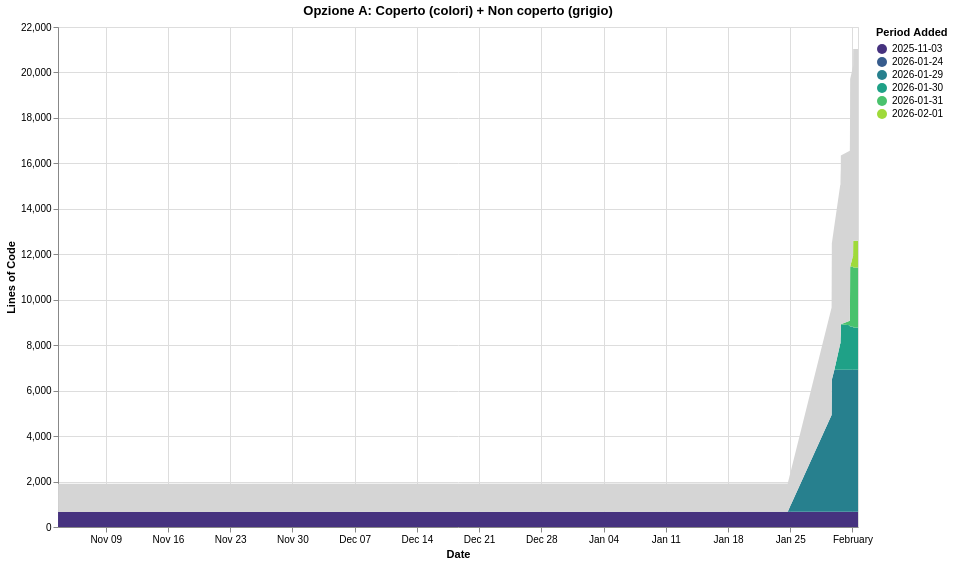

Here is the Vega-Lite specification saved for this chart:
### Vega-Lite specification from a JSON file in a GitHub repository (floating-point values rounded to 4 significant figures; data arrays with more than 128 entries replaced by an {"elided": "..."} marker saying what was removed)
{"$schema": "https://vega.github.io/schema/vega-lite/v5.json", "title": "Opzione A: Coperto (colori) + Non coperto (grigio)", "width": 800, "height": 500, "layer": [{"data": {"values": {"elided": "144 records"}}, "mark": {"type": "area"}, "encoding": {"x": {"field": "commit_date", "type": "temporal", "title": "Date"}, "y": {"field": "line_count", "type": "quantitative", "title": "Lines of Code", "stack": true}, "color": {"field": "period", "type": "ordinal", "scale": {"scheme": "viridis"}, "title": "Period Added"}, "order": {"field": "period", "sort": "ascending"}}}, {"data": {"values": [{"commit_date": "2025-11-03T15:10:11", "covered_total": 0, "total": 1}, {"commit_date": "2025-11-03T15:22:39", "covered_total": 0, "total": 1}, {"commit_date": "2025-11-03T15:23:25", "covered_total": 660, "total": 1886}, {"commit_date": "2025-11-03T15:29:04", "covered_total": 660, "total": 1886}, {"commit_date": "2025-11-03T15:41:37", "covered_total": 665, "total": 1900}, {"commit_date": "2026-01-24T17:11:11", "covered_total": 674, "total": 1918}, {"commit_date": "2026-01-29T15:42:43", "covered_total": 4933, "total": 9663}, {"commit_date": "2026-01-29T16:16:49", "covered_total": 6325, "total": 12193}, {"commit_date": "2026-01-29T16:17:34", "covered_total": 6481, "total": 12477}, {"commit_date": "2026-01-29T23:11:51", "covered_total": 6918, "total": 13271}, {"commit_date": "2026-01-30T15:06:07", "covered_total": 8078, "total": 15056}, {"commit_date": "2026-01-30T15:07:36", "covered_total": 8080, "total": 15059}, {"commit_date": "2026-01-30T15:41:43", "covered_total": 8079, "total": 15059}, {"commit_date": "2026-01-30T15:42:19", "covered_total": 8200, "total": 15245}, {"commit_date": "2026-01-30T15:47:25", "covered_total": 8200, "total": 15245}, {"commit_date": "2026-01-30T15:49:54", "covered_total": 8259, "total": 15335}, {"commit_date": "2026-01-30T15:52:03", "covered_total": 8294, "total": 15390}, {"commit_date": "2026-01-30T16:00:16", "covered_total": 8337, "total": 15455}, {"commit_date": "2026-01-30T16:23:26", "covered_total": 8480, "total": 15675}, {"commit_date": "2026-01-30T16:32:06", "covered_total": 8509, "total": 15720}, {"commit_date": "2026-01-30T16:32:27", "covered_total": 8693, "total": 16003}, {"commit_date": "2026-01-30T16:35:56", "covered_total": 8735, "total": 16068}, {"commit_date": "2026-01-30T16:36:10", "covered_total": 8852, "total": 16248}, {"commit_date": "2026-01-30T16:39:18", "covered_total": 8917, "total": 16348}, {"commit_date": "2026-01-31T16:53:16", "covered_total": 9075, "total": 16552}, {"commit_date": "2026-01-31T17:00:41", "covered_total": 9256, "total": 16785}, {"commit_date": "2026-01-31T17:10:01", "covered_total": 9460, "total": 17053}, {"commit_date": "2026-01-31T17:18:21", "covered_total": 9841, "total": 17561}, {"commit_date": "2026-01-31T17:24:15", "covered_total": 9981, "total": 17747}, {"commit_date": "2026-01-31T17:32:47", "covered_total": 10372, "total": 18269}, {"commit_date": "2026-01-31T17:37:37", "covered_total": 10760, "total": 18786}, {"commit_date": "2026-01-31T17:42:58", "covered_total": 11103, "total": 19243}, {"commit_date": "2026-01-31T17:49:23", "covered_total": 11457, "total": 19716}, {"commit_date": "2026-02-01T01:43:32", "covered_total": 11932, "total": 20275}, {"commit_date": "2026-02-01T01:52:40", "covered_total": 12380, "total": 20803}, {"commit_date": "2026-02-01T02:02:19", "covered_total": 12590, "total": 21034}, {"commit_date": "2026-02-01T14:58:15", "covered_total": 12590, "total": 21034}]}, "mark": {"type": "area", "color": "#d5d5d5"}, "encoding": {"x": {"field": "commit_date", "type": "temporal"}, "y": {"field": "covered_total", "type": "quantitative"}, "y2": {"field": "total"}, "tooltip": [{"field": "commit_date", "type": "temporal", "title": "Date"}, {"field": "covered_total", "type": "quantitative", "title": "Covered Lines"}, {"field": "total", "type": "quantitative", "title": "Total Lines"}]}}]}
